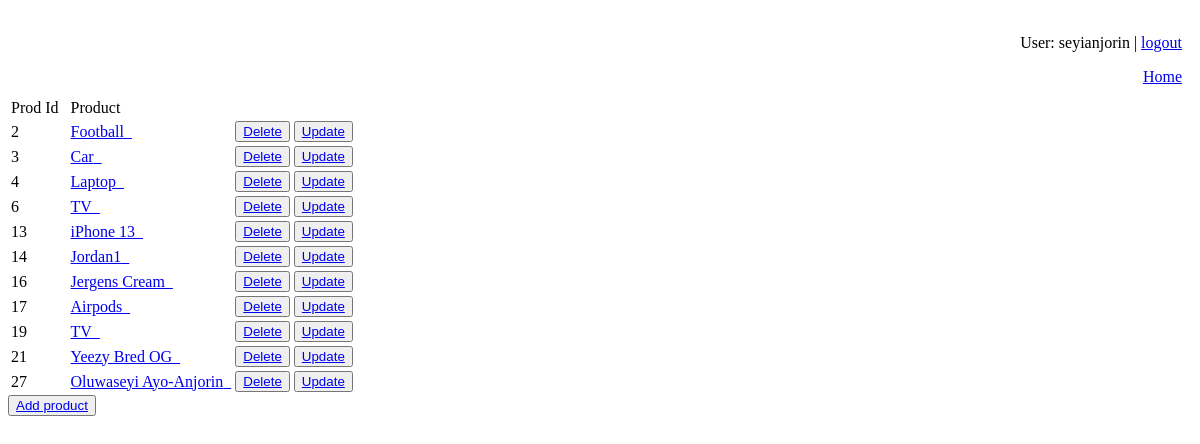
/product/ (signed in), run on the app's committed database.
### product/models.py (models this page shows, shortened)
class Product(models.Model):
    name = models.CharField(max_length=50, null=False)
    price = models.IntegerField(null=False)
    description = models.CharField(max_length=200, null=False)
    quantity = models.IntegerField(null=False)
    user = models.ForeignKey(User, default=1, on_delete=models.CASCADE)
    image = models.ImageField(upload_to='product/', null=True, blank=True)

### product/views.py (the view)
# urls.py: path('', ProductList.as_view(), name='product_list'),
class ProductList(ListView):
    queryset = Product.objects.all()
    model = Product
    templates = 'product/product_list.html'
    context_object_name = 'product_list'

### templates/product/product_list.html (shortened to what this page needs)
{% extends 'product/base.html' %}
{% block content %}
<table class="table table-borderless">
    <thead class="border-bottom font-weight-bold">
        <tr>
            <td>Prod Id&ensp;</td>
            <td>Product&ensp;</td>
            <td></td>
            <td></td>
        </tr>
    </thead>
    <tbody>
        {% for product in product_list %}
            <tr>
                <td>{{product.id}}&ensp;</td>
                <td><a href="{% url 'product_detail' product.id %}">{{product.name}}&ensp;</a></td>
                <td>
                    <button><a href="{% url 'product_delete' product.id %}">Delete</a></button>
                </td>
                <td>
                    <button><a href="{% url 'product_update' product.id %}">Update</a></button>
                </td>
            </tr>
        {% endfor %}
    </tbody>
</table>
<button><a href="{% url 'product_create' %}">Add product</a></button> <br>
{% endblock %}

### templates/product/base.html (shortened to what this page needs)
<!DOCTYPE html>
{% load static %}
<html lang="en">
<head>
    <link rel="stylesheet" type="text/css" href="{% static 'base.css' %}">
</head>
<body>
<div id="header">
        {% block header %}
            {% if user.username %}
                <p>User: {{ user.username }} | <a href="{% url 'login' %}?next={{request.path}}">logout</a></p>
            {% else %}
                <p><a href="{% url 'login' %}?next={{request.path}}">login</a></p>
            {% endif %}
                <a href="{% url 'product_list' %}">Home</a>
        {% endblock %}
</div>
{% block content %} {% endblock %}
</body>
</html>

### product/static/base.css (style rules this page uses)
#header { margin: 0; padding: 10px; text-align: right; }

### data on the page
Product: id "2", name "Football"
Product: id "3", name "Car"
Product: id "4", name "Laptop"
Product: id "6", name "TV"
Product: id "13", name "iPhone 13"
Product: id "14", name "Jordan1"
Product: id "16", name "Jergens Cream"
Product: id "17", name "Airpods"
Product: id "19", name "TV"
Product: id "21", name "Yeezy Bred OG"
Product: id "27", name "Oluwaseyi Ayo-Anjorin"

### other printed values
{{ user.username }} "seyianjorin"
